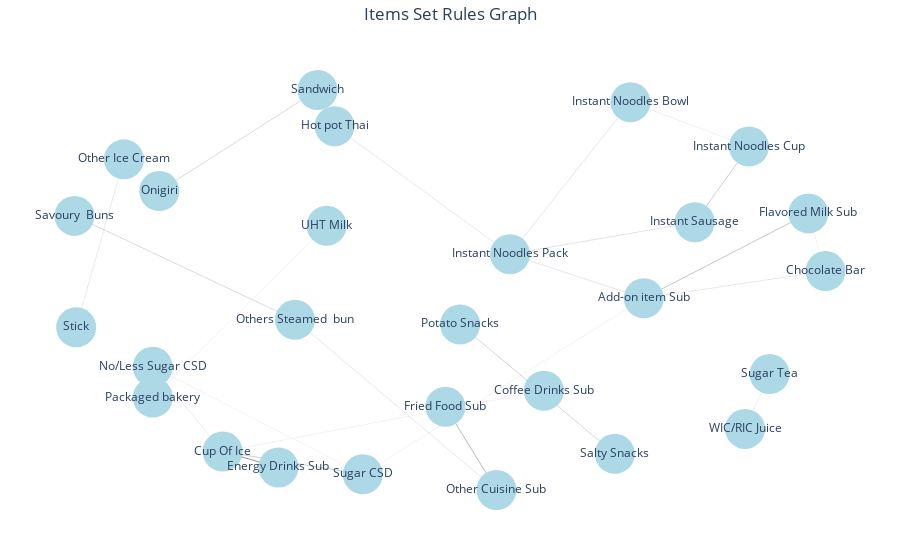

Notebook source saved alongside this figure:
### Code cell
import plotly.graph_objects as go
import networkx as nx

# Create an empty directed graph
G = nx.DiGraph()

# Iterate through each row of the DataFrame and add edges to the graph
for index, row in rules.iterrows():
    antecedent = ', '.join(row['antecedents'])
    consequent = ', '.join(row['consequents'])
    support = row['support']
    confidence = row['confidence']
    lift = row['lift']
    conviction = row['conviction']
    # Check if lift is greater than 2 and confidence is greater than 0.1
    if lift >= 2 and confidence > 0.1:
        # Add edges to the graph with the support or confidence as edge weight
        G.add_edge(antecedent, consequent, weight=support)

        # Add support, lift, and confidence as attributes to the nodes
        G.add_node(antecedent, support=support, lift=lift, confidence=confidence, conviction=conviction)
        G.add_node(consequent, support=support, lift=lift, confidence=confidence, conviction=conviction)

# Get the node positions using spring layout
pos = nx.spring_layout(G)

# Create a list of edge traces
edge_traces = []
for edge in G.edges():
    x0, y0 = pos[edge[0]]
    x1, y1 = pos[edge[1]]
    weight = G.get_edge_data(edge[0], edge[1])['weight']
    edge_trace = go.Scatter(x=[x0, x1, None], y=[y0, y1, None],
                            mode='lines', line=dict(width=weight*10, color='black'),
                            hoverinfo='text',
                            hovertext=f"Support: {weight:.3f}",
                            )
    edge_traces.append(edge_trace)

# Create a list of node traces
node_traces = []
for node in G.nodes():
    x, y = pos[node]
    in_edges = G.in_edges(node)
    out_edges = G.out_edges(node)
    text = f"Item: {node}<br>"
    for in_edge in in_edges:
        antecedent = in_edge[0]
        weight = G.get_edge_data(antecedent, node)['weight']
        text += f"Trigger {antecedent} - {node}, Support: {weight:.3f}, Lift: {G.nodes[node]['lift']:.3f}, Confidence: {G.nodes[node]['confidence']:.3f}, Conviction: {G.nodes[node]['conviction']:.3f}<br>"
    for out_edge in out_edges:
        consequent = out_edge[1]
        weight = G.get_edge_data(node, consequent)['weight']
        text += f"Trigger {node} - {consequent}, Support: {weight:.3f}, Lift: {G.nodes[node]['lift']:.3f}, Confidence: {G.nodes[node]['confidence']:.3f}, Conviction: {G.nodes[node]['conviction']:.3f}<br>"
    node_trace = go.Scatter(x=[x], y=[y], mode='markers+text', text=node,
                            marker=dict(size=40, color='lightblue'),
                            hoverinfo='text',
                            hovertext=text
                            )
    node_traces.append(node_trace)

# Create the figure and add the edge and node traces
fig = go.Figure(data=edge_traces + node_traces)

# Set the layout properties
fig.update_layout(title='Items Set Rules Graph', title_x=0.5, showlegend=False, hovermode='closest',
                  plot_bgcolor='white', margin=dict(b=20, l=5, r=5, t=40), xaxis=dict(showgrid=False, zeroline=False,
                  showticklabels=False), yaxis=dict(showgrid=False, zeroline=False, showticklabels=False))

# Show the plot
fig.show()

### Figure 1 — Plotly figure (JSON) as saved in the notebook; plotly's stock layout.template omitted (floating-point values rounded to 4 significant figures)
{"data": [{"hoverinfo": "text", "hovertext": "Support: 0.005", "line": {"color": "black", "width": 0.05402}, "mode": "lines", "type": "scatter", "x": [0.5181, 0.9746, null], "y": [0.0236, 0.1513, null]}, {"hoverinfo": "text", "hovertext": "Support: 0.012", "line": {"color": "black", "width": 0.1224}, "mode": "lines", "type": "scatter", "x": [0.5181, 0.9315, null], "y": [0.0236, 0.4216, null]}, {"hoverinfo": "text", "hovertext": "Support: 0.006", "line": {"color": "black", "width": 0.05843}, "mode": "lines", "type": "scatter", "x": [0.5181, 0.182, null], "y": [0.0236, 0.2304, null]}, {"hoverinfo": "text", "hovertext": "Support: 0.006", "line": {"color": "black", "width": 0.05623}, "mode": "lines", "type": "scatter", "x": [0.5181, -0.1878, null], "y": [0.0236, -0.8017, null]}, {"hoverinfo": "text", "hovertext": "Support: 0.005", "line": {"color": "black", "width": 0.05402}, "mode": "lines", "type": "scatter", "x": [0.9746, 0.5181, null], "y": [0.1513, 0.0236, null]}, {"hoverinfo": "text", "hovertext": "Support: 0.006", "line": {"color": "black", "width": 0.06174}, "mode": "lines", "type": "scatter", "x": [0.9746, 0.9315, null], "y": [0.1513, 0.4216, null]}, {"hoverinfo": "text", "hovertext": "Support: 0.012", "line": {"color": "black", "width": 0.1224}, "mode": "lines", "type": "scatter", "x": [0.9315, 0.5181, null], "y": [0.4216, 0.0236, null]}, {"hoverinfo": "text", "hovertext": "Support: 0.006", "line": {"color": "black", "width": 0.05843}, "mode": "lines", "type": "scatter", "x": [0.182, 0.5181, null], "y": [0.2304, 0.0236, null]}, {"hoverinfo": "text", "hovertext": "Support: 0.005", "line": {"color": "black", "width": 0.05402}, "mode": "lines", "type": "scatter", "x": [0.182, -0.2587, null], "y": [0.2304, 0.8305, null]}, {"hoverinfo": "text", "hovertext": "Support: 0.006", "line": {"color": "black", "width": 0.05513}, "mode": "lines", "type": "scatter", "x": [0.182, 0.4845, null], "y": [0.2304, 0.943, null]}, {"hoverinfo": "text", "hovertext": "Support: 0.006", "line": {"color": "black", "width": 0.06395}, "mode": "lines", "type": "scatter", "x": [0.182, 0.6461, null], "y": [0.2304, 0.3802, null]}, {"hoverinfo": "text", "hovertext": "Support: 0.011", "line": {"color": "black", "width": 0.108}, "mode": "lines", "type": "scatter", "x": [-0.1878, -0.54, null], "y": [-0.8017, -0.6948, null]}, {"hoverinfo": "text", "hovertext": "Support: 0.006", "line": {"color": "black", "width": 0.06174}, "mode": "lines", "type": "scatter", "x": [0.2671, -0.54, null], "y": [-0.4096, -0.6948, null]}, {"hoverinfo": "text", "hovertext": "Support: 0.023", "line": {"color": "black", "width": 0.2293}, "mode": "lines", "type": "scatter", "x": [-0.54, -0.3998, null], "y": [-0.6948, -0.7694, null]}, {"hoverinfo": "text", "hovertext": "Support: 0.011", "line": {"color": "black", "width": 0.108}, "mode": "lines", "type": "scatter", "x": [-0.54, -0.1878, null], "y": [-0.6948, -0.8017, null]}, {"hoverinfo": "text", "hovertext": "Support: 0.023", "line": {"color": "black", "width": 0.2293}, "mode": "lines", "type": "scatter", "x": [-0.3998, -0.54, null], "y": [-0.7694, -0.6948, null]}, {"hoverinfo": "text", "hovertext": "Support: 0.007", "line": {"color": "black", "width": 0.07056}, "mode": "lines", "type": "scatter", "x": [-0.7156, -0.54, null], "y": [-0.2978, -0.6948, null]}, {"hoverinfo": "text", "hovertext": "Support: 0.005", "line": {"color": "black", "width": 0.05292}, "mode": "lines", "type": "scatter", "x": [-0.7156, -0.1878, null], "y": [-0.2978, -0.8017, null]}, {"hoverinfo": "text", "hovertext": "Support: 0.015", "line": {"color": "black", "width": 0.1499}, "mode": "lines", "type": "scatter", "x": [0.148, 0.01964, null], "y": [-0.8752, -0.4846, null]}, {"hoverinfo": "text", "hovertext": "Support: 0.015", "line": {"color": "black", "width": 0.1499}, "mode": "lines", "type": "scatter", "x": [0.01964, 0.148, null], "y": [-0.4846, -0.8752, null]}, {"hoverinfo": "text", "hovertext": "Support: 0.005", "line": {"color": "black", "width": 0.05402}, "mode": "lines", "type": "scatter", "x": [-0.2587, 0.182, null], "y": [0.8305, 0.2304, null]}, {"hoverinfo": "text", "hovertext": "Support: 0.006", "line": {"color": "black", "width": 0.06284}, "mode": "lines", "type": "scatter", "x": [0.4845, 0.7822, null], "y": [0.943, 0.7347, null]}, {"hoverinfo": "text", "hovertext": "Support: 0.006", "line": {"color": "black", "width": 0.05513}, "mode": "lines", "type": "scatter", "x": [0.4845, 0.182, null], "y": [0.943, 0.2304, null]}, {"hoverinfo": "text", "hovertext": "Support: 0.010", "line": {"color": "black", "width": 0.1047}, "mode": "lines", "type": "scatter", "x": [0.7822, 0.6461, null], "y": [0.7347, 0.3802, null]}, {"hoverinfo": "text", "hovertext": "Support: 0.010", "line": {"color": "black", "width": 0.1047}, "mode": "lines", "type": "scatter", "x": [0.6461, 0.7822, null], "y": [0.3802, 0.7347, null]}, {"hoverinfo": "text", "hovertext": "Support: 0.006", "line": {"color": "black", "width": 0.06395}, "mode": "lines", "type": "scatter", "x": [0.6461, 0.182, null], "y": [0.3802, 0.2304, null]}, {"hoverinfo": "text", "hovertext": "Support: 0.008", "line": {"color": "black", "width": 0.08049}, "mode": "lines", "type": "scatter", "x": [-0.6991, -0.3014, null], "y": [0.5264, 1, null]}, {"hoverinfo": "text", "hovertext": "Support: 0.008", "line": {"color": "black", "width": 0.08049}, "mode": "lines", "type": "scatter", "x": [-0.3014, -0.6991, null], "y": [1, 0.5264, null]}, {"hoverinfo": "text", "hovertext": "Support: 0.010", "line": {"color": "black", "width": 0.09592}, "mode": "lines", "type": "scatter", "x": [-0.3581, 0.148, null], "y": [-0.07737, -0.8752, null]}, {"hoverinfo": "text", "hovertext": "Support: 0.008", "line": {"color": "black", "width": 0.08049}, "mode": "lines", "type": "scatter", "x": [-0.3581, -0.9121, null], "y": [-0.07737, 0.4099, null]}, {"hoverinfo": "text", "hovertext": "Support: 0.005", "line": {"color": "black", "width": 0.05072}, "mode": "lines", "type": "scatter", "x": [-0.788, -0.9079, null], "y": [0.6748, -0.1124, null]}, {"hoverinfo": "text", "hovertext": "Support: 0.005", "line": {"color": "black", "width": 0.05072}, "mode": "lines", "type": "scatter", "x": [-0.9079, -0.788, null], "y": [-0.1124, 0.6748, null]}, {"hoverinfo": "text", "hovertext": "Support: 0.008", "line": {"color": "black", "width": 0.08049}, "mode": "lines", "type": "scatter", "x": [-0.9121, -0.3581, null], "y": [0.4099, -0.07737, null]}, {"hoverinfo": "text", "hovertext": "Support: 0.006", "line": {"color": "black", "width": 0.05843}, "mode": "lines", "type": "scatter", "x": [-0.2786, -0.7153, null], "y": [0.3637, -0.4419, null]}, {"hoverinfo": "text", "hovertext": "Support: 0.009", "line": {"color": "black", "width": 0.086}, "mode": "lines", "type": "scatter", "x": [0.05662, 0.4453, null], "y": [-0.09927, -0.7054, null]}, {"hoverinfo": "text", "hovertext": "Support: 0.009", "line": {"color": "black", "width": 0.086}, "mode": "lines", "type": "scatter", "x": [0.4453, 0.05662, null], "y": [-0.7054, -0.09927, null]}, {"hoverinfo": "text", "hovertext": "Support: 0.007", "line": {"color": "black", "width": 0.06505}, "mode": "lines", "type": "scatter", "x": [0.7725, 0.8341, null], "y": [-0.5889, -0.3317, null]}, {"hoverinfo": "text", "hovertext": "Item: Add-on item Sub<br>Trigger Chocolate Bar - Add-on item Sub, Support: 0.005, Lift: 2.398, Confidence: 0.140, Conviction: 1.156<br>Trigger Flavored Milk Sub - Add-on item Sub, Support: 0.012, Lift: 2.398, Confidence: 0.140, Conviction: 1.156<br>Trigger Instant Noodles Pack - Add-on item Sub, Support: 0.006, Lift: 2.398, Confidence: 0.140, Conviction: 1.156<br>Trigger Add-on item Sub - Chocolate Bar, Support: 0.005, Lift: 2.398, Confidence: 0.140, Conviction: 1.156<br>Trigger Add-on item Sub - Flavored Milk Sub, Support: 0.012, Lift: 2.398, Confidence: 0.140, Conviction: 1.156<br>Trigger Add-on item Sub - Instant Noodles Pack, Support: 0.006, Lift: 2.398, Confidence: 0.140, Conviction: 1.156<br>Trigger Add-on item Sub - Sugar CSD, Support: 0.006, Lift: 2.398, Confidence: 0.140, Conviction: 1.156<br>", "marker": {"color": "lightblue", "size": 40}, "mode": "markers+text", "text": "Add-on item Sub", "type": "scatter", "x": [0.5181], "y": [0.0236]}, {"hoverinfo": "text", "hovertext": "Item: Chocolate Bar<br>Trigger Add-on item Sub - Chocolate Bar, Support: 0.005, Lift: 2.148, Confidence: 0.144, Conviction: 1.161<br>Trigger Chocolate Bar - Add-on item Sub, Support: 0.005, Lift: 2.148, Confidence: 0.144, Conviction: 1.161<br>Trigger Chocolate Bar - Flavored Milk Sub, Support: 0.006, Lift: 2.148, Confidence: 0.144, Conviction: 1.161<br>", "marker": {"color": "lightblue", "size": 40}, "mode": "markers+text", "text": "Chocolate Bar", "type": "scatter", "x": [0.9746], "y": [0.1513]}, {"hoverinfo": "text", "hovertext": "Item: Flavored Milk Sub<br>Trigger Add-on item Sub - Flavored Milk Sub, Support: 0.012, Lift: 2.148, Confidence: 0.144, Conviction: 1.161<br>Trigger Chocolate Bar - Flavored Milk Sub, Support: 0.006, Lift: 2.148, Confidence: 0.144, Conviction: 1.161<br>Trigger Flavored Milk Sub - Add-on item Sub, Support: 0.012, Lift: 2.148, Confidence: 0.144, Conviction: 1.161<br>", "marker": {"color": "lightblue", "size": 40}, "mode": "markers+text", "text": "Flavored Milk Sub", "type": "scatter", "x": [0.9315], "y": [0.4216]}, {"hoverinfo": "text", "hovertext": "Item: Instant Noodles Pack<br>Trigger Add-on item Sub - Instant Noodles Pack, Support: 0.006, Lift: 6.111, Confidence: 0.142, Conviction: 1.158<br>Trigger Hot pot Thai - Instant Noodles Pack, Support: 0.005, Lift: 6.111, Confidence: 0.142, Conviction: 1.158<br>Trigger Instant Noodles Bowl - Instant Noodles Pack, Support: 0.006, Lift: 6.111, Confidence: 0.142, Conviction: 1.158<br>Trigger Instant Sausage - Instant Noodles Pack, Support: 0.006, Lift: 6.111, Confidence: 0.142, Conviction: 1.158<br>Trigger Instant Noodles Pack - Add-on item Sub, Support: 0.006, Lift: 6.111, Confidence: 0.142, Conviction: 1.158<br>Trigger Instant Noodles Pack - Hot pot Thai, Support: 0.005, Lift: 6.111, Confidence: 0.142, Conviction: 1.158<br>Trigger Instant Noodles Pack - Instant Noodles Bowl, Support: 0.006, Lift: 6.111, Confidence: 0.142, Conviction: 1.158<br>Trigger Instant Noodles Pack - Instant Sausage, Support: 0.006, Lift: 6.111, Confidence: 0.142, Conviction: 1.158<br>", "marker": {"color": "lightblue", "size": 40}, "mode": "markers+text", "text": "Instant Noodles Pack", "type": "scatter", "x": [0.182], "y": [0.2304]}, {"hoverinfo": "text", "hovertext": "Item: Sugar CSD<br>Trigger Add-on item Sub - Sugar CSD, Support: 0.006, Lift: 2.340, Confidence: 0.137, Conviction: 1.152<br>Trigger Cup Of Ice - Sugar CSD, Support: 0.011, Lift: 2.340, Confidence: 0.137, Conviction: 1.152<br>Trigger No/Less Sugar CSD - Sugar CSD, Support: 0.005, Lift: 2.340, Confidence: 0.137, Conviction: 1.152<br>Trigger Sugar CSD - Cup Of Ice, Support: 0.011, Lift: 2.340, Confidence: 0.137, Conviction: 1.152<br>", "marker": {"color": "lightblue", "size": 40}, "mode": "markers+text", "text": "Sugar CSD", "type": "scatter", "x": [-0.1878], "y": [-0.8017]}, {"hoverinfo": "text", "hovertext": "Item: Coffee Drinks Sub<br>Trigger Coffee Drinks Sub - Cup Of Ice, Support: 0.006, Lift: 2.353, Confidence: 0.186, Conviction: 1.221<br>", "marker": {"color": "lightblue", "size": 40}, "mode": "markers+text", "text": "Coffee Drinks Sub", "type": "scatter", "x": [0.2671], "y": [-0.4096]}, {"hoverinfo": "text", "hovertext": "Item: Cup Of Ice<br>Trigger Coffee Drinks Sub - Cup Of Ice, Support: 0.006, Lift: 2.339, Confidence: 0.185, Conviction: 1.214<br>Trigger Energy Drinks Sub - Cup Of Ice, Support: 0.023, Lift: 2.339, Confidence: 0.185, Conviction: 1.214<br>Trigger No/Less Sugar CSD - Cup Of Ice, Support: 0.007, Lift: 2.339, Confidence: 0.185, Conviction: 1.214<br>Trigger Sugar CSD - Cup Of Ice, Support: 0.011, Lift: 2.339, Confidence: 0.185, Conviction: 1.214<br>Trigger Cup Of Ice - Energy Drinks Sub, Support: 0.023, Lift: 2.339, Confidence: 0.185, Conviction: 1.214<br>Trigger Cup Of Ice - Sugar CSD, Support: 0.011, Lift: 2.339, Confidence: 0.185, Conviction: 1.214<br>", "marker": {"color": "lightblue", "size": 40}, "mode": "markers+text", "text": "Cup Of Ice", "type": "scatter", "x": [-0.54], "y": [-0.6948]}, {"hoverinfo": "text", "hovertext": "Item: Energy Drinks Sub<br>Trigger Cup Of Ice - Energy Drinks Sub, Support: 0.023, Lift: 3.435, Confidence: 0.272, Conviction: 1.341<br>Trigger Energy Drinks Sub - Cup Of Ice, Support: 0.023, Lift: 3.435, Confidence: 0.272, Conviction: 1.341<br>", "marker": {"color": "lightblue", "size": 40}, "mode": "markers+text", "text": "Energy Drinks Sub", "type": "scatter", "x": [-0.3998], "y": [-0.7694]}, {"hoverinfo": "text", "hovertext": "Item: No/Less Sugar CSD<br>Trigger No/Less Sugar CSD - Cup Of Ice, Support: 0.007, Lift: 2.340, Confidence: 0.137, Conviction: 1.152<br>Trigger No/Less Sugar CSD - Sugar CSD, Support: 0.005, Lift: 2.340, Confidence: 0.137, Conviction: 1.152<br>", "marker": {"color": "lightblue", "size": 40}, "mode": "markers+text", "text": "No/Less Sugar CSD", "type": "scatter", "x": [-0.7156], "y": [-0.2978]}, {"hoverinfo": "text", "hovertext": "Item: Other Cuisine Sub<br>Trigger Fried Food Sub - Other Cuisine Sub, Support: 0.015, Lift: 2.188, Confidence: 0.227, Conviction: 1.281<br>Trigger Others Steamed  bun - Other Cuisine Sub, Support: 0.010, Lift: 2.188, Confidence: 0.227, Conviction: 1.281<br>Trigger Other Cuisine Sub - Fried Food Sub, Support: 0.015, Lift: 2.188, Confidence: 0.227, Conviction: 1.281<br>", "marker": {"color": "lightblue", "size": 40}, "mode": "markers+text", "text": "Other Cuisine Sub", "type": "scatter", "x": [0.148], "y": [-0.8752]}, {"hoverinfo": "text", "hovertext": "Item: Fried Food Sub<br>Trigger Other Cuisine Sub - Fried Food Sub, Support: 0.015, Lift: 2.725, Confidence: 0.282, Conviction: 1.372<br>Trigger Fried Food Sub - Other Cuisine Sub, Support: 0.015, Lift: 2.725, Confidence: 0.282, Conviction: 1.372<br>", "marker": {"color": "lightblue", "size": 40}, "mode": "markers+text", "text": "Fried Food Sub", "type": "scatter", "x": [0.01964], "y": [-0.4846]}, {"hoverinfo": "text", "hovertext": "Item: Hot pot Thai<br>Trigger Instant Noodles Pack - Hot pot Thai, Support: 0.005, Lift: 3.619, Confidence: 0.120, Conviction: 1.130<br>Trigger Hot pot Thai - Instant Noodles Pack, Support: 0.005, Lift: 3.619, Confidence: 0.120, Conviction: 1.130<br>", "marker": {"color": "lightblue", "size": 40}, "mode": "markers+text", "text": "Hot pot Thai", "type": "scatter", "x": [-0.2587], "y": [0.8305]}, {"hoverinfo": "text", "hovertext": "Item: Instant Noodles Bowl<br>Trigger Instant Noodles Pack - Instant Noodles Bowl, Support: 0.006, Lift: 2.956, Confidence: 0.123, Conviction: 1.133<br>Trigger Instant Noodles Bowl - Instant Noodles Cup, Support: 0.006, Lift: 2.956, Confidence: 0.123, Conviction: 1.133<br>Trigger Instant Noodles Bowl - Instant Noodles Pack, Support: 0.006, Lift: 2.956, Confidence: 0.123, Conviction: 1.133<br>", "marker": {"color": "lightblue", "size": 40}, "mode": "markers+text", "text": "Instant Noodles Bowl", "type": "scatter", "x": [0.4845], "y": [0.943]}, {"hoverinfo": "text", "hovertext": "Item: Instant Noodles Cup<br>Trigger Instant Noodles Bowl - Instant Noodles Cup, Support: 0.006, Lift: 7.005, Confidence: 0.450, Conviction: 1.800<br>Trigger Instant Sausage - Instant Noodles Cup, Support: 0.010, Lift: 7.005, Confidence: 0.450, Conviction: 1.800<br>Trigger Instant Noodles Cup - Instant Sausage, Support: 0.010, Lift: 7.005, Confidence: 0.450, Conviction: 1.800<br>", "marker": {"color": "lightblue", "size": 40}, "mode": "markers+text", "text": "Instant Noodles Cup", "type": "scatter", "x": [0.7822], "y": [0.7347]}, {"hoverinfo": "text", "hovertext": "Item: Instant Sausage<br>Trigger Instant Noodles Cup - Instant Sausage, Support: 0.010, Lift: 6.111, Confidence: 0.142, Conviction: 1.158<br>Trigger Instant Noodles Pack - Instant Sausage, Support: 0.006, Lift: 6.111, Confidence: 0.142, Conviction: 1.158<br>Trigger Instant Sausage - Instant Noodles Cup, Support: 0.010, Lift: 6.111, Confidence: 0.142, Conviction: 1.158<br>Trigger Instant Sausage - Instant Noodles Pack, Support: 0.006, Lift: 6.111, Confidence: 0.142, Conviction: 1.158<br>", "marker": {"color": "lightblue", "size": 40}, "mode": "markers+text", "text": "Instant Sausage", "type": "scatter", "x": [0.6461], "y": [0.3802]}, {"hoverinfo": "text", "hovertext": "Item: Onigiri<br>Trigger Sandwich - Onigiri, Support: 0.008, Lift: 2.190, Confidence: 0.171, Conviction: 1.197<br>Trigger Onigiri - Sandwich, Support: 0.008, Lift: 2.190, Confidence: 0.171, Conviction: 1.197<br>", "marker": {"color": "lightblue", "size": 40}, "mode": "markers+text", "text": "Onigiri", "type": "scatter", "x": [-0.6991], "y": [0.5264]}, {"hoverinfo": "text", "hovertext": "Item: Sandwich<br>Trigger Onigiri - Sandwich, Support: 0.008, Lift: 2.190, Confidence: 0.171, Conviction: 1.197<br>Trigger Sandwich - Onigiri, Support: 0.008, Lift: 2.190, Confidence: 0.171, Conviction: 1.197<br>", "marker": {"color": "lightblue", "size": 40}, "mode": "markers+text", "text": "Sandwich", "type": "scatter", "x": [-0.3014], "y": [1]}, {"hoverinfo": "text", "hovertext": "Item: Others Steamed  bun<br>Trigger Savoury  Buns - Others Steamed  bun, Support: 0.008, Lift: 2.412, Confidence: 0.102, Conviction: 1.105<br>Trigger Others Steamed  bun - Other Cuisine Sub, Support: 0.010, Lift: 2.412, Confidence: 0.102, Conviction: 1.105<br>Trigger Others Steamed  bun - Savoury  Buns, Support: 0.008, Lift: 2.412, Confidence: 0.102, Conviction: 1.105<br>", "marker": {"color": "lightblue", "size": 40}, "mode": "markers+text", "text": "Others Steamed  bun", "type": "scatter", "x": [-0.3581], "y": [-0.07737]}, {"hoverinfo": "text", "hovertext": "Item: Other Ice Cream<br>Trigger Stick - Other Ice Cream, Support: 0.005, Lift: 10.722, Confidence: 0.180, Conviction: 1.213<br>Trigger Other Ice Cream - Stick, Support: 0.005, Lift: 10.722, Confidence: 0.180, Conviction: 1.213<br>", "marker": {"color": "lightblue", "size": 40}, "mode": "markers+text", "text": "Other Ice Cream", "type": "scatter", "x": [-0.788], "y": [0.6748]}, {"hoverinfo": "text", "hovertext": "Item: Stick<br>Trigger Other Ice Cream - Stick, Support: 0.005, Lift: 10.722, Confidence: 0.180, Conviction: 1.213<br>Trigger Stick - Other Ice Cream, Support: 0.005, Lift: 10.722, Confidence: 0.180, Conviction: 1.213<br>", "marker": {"color": "lightblue", "size": 40}, "mode": "markers+text", "text": "Stick", "type": "scatter", "x": [-0.9079], "y": [-0.1124]}, {"hoverinfo": "text", "hovertext": "Item: Savoury  Buns<br>Trigger Others Steamed  bun - Savoury  Buns, Support: 0.008, Lift: 2.412, Confidence: 0.102, Conviction: 1.105<br>Trigger Savoury  Buns - Others Steamed  bun, Support: 0.008, Lift: 2.412, Confidence: 0.102, Conviction: 1.105<br>", "marker": {"color": "lightblue", "size": 40}, "mode": "markers+text", "text": "Savoury  Buns", "type": "scatter", "x": [-0.9121], "y": [0.4099]}, {"hoverinfo": "text", "hovertext": "Item: UHT Milk<br>Trigger UHT Milk - Packaged bakery, Support: 0.006, Lift: 2.086, Confidence: 0.136, Conviction: 1.151<br>", "marker": {"color": "lightblue", "size": 40}, "mode": "markers+text", "text": "UHT Milk", "type": "scatter", "x": [-0.2786], "y": [0.3637]}, {"hoverinfo": "text", "hovertext": "Item: Packaged bakery<br>Trigger UHT Milk - Packaged bakery, Support: 0.006, Lift: 2.086, Confidence: 0.136, Conviction: 1.151<br>", "marker": {"color": "lightblue", "size": 40}, "mode": "markers+text", "text": "Packaged bakery", "type": "scatter", "x": [-0.7153], "y": [-0.4419]}, {"hoverinfo": "text", "hovertext": "Item: Potato Snacks<br>Trigger Salty Snacks - Potato Snacks, Support: 0.009, Lift: 3.828, Confidence: 0.191, Conviction: 1.226<br>Trigger Potato Snacks - Salty Snacks, Support: 0.009, Lift: 3.828, Confidence: 0.191, Conviction: 1.226<br>", "marker": {"color": "lightblue", "size": 40}, "mode": "markers+text", "text": "Potato Snacks", "type": "scatter", "x": [0.05662], "y": [-0.09927]}, {"hoverinfo": "text", "hovertext": "Item: Salty Snacks<br>Trigger Potato Snacks - Salty Snacks, Support: 0.009, Lift: 3.828, Confidence: 0.191, Conviction: 1.226<br>Trigger Salty Snacks - Potato Snacks, Support: 0.009, Lift: 3.828, Confidence: 0.191, Conviction: 1.226<br>", "marker": {"color": "lightblue", "size": 40}, "mode": "markers+text", "text": "Salty Snacks", "type": "scatter", "x": [0.4453], "y": [-0.7054]}, {"hoverinfo": "text", "hovertext": "Item: WIC/RIC Juice<br>Trigger WIC/RIC Juice - Sugar Tea, Support: 0.007, Lift: 2.132, Confidence: 0.236, Conviction: 1.300<br>", "marker": {"color": "lightblue", "size": 40}, "mode": "markers+text", "text": "WIC/RIC Juice", "type": "scatter", "x": [0.7725], "y": [-0.5889]}, {"hoverinfo": "text", "hovertext": "Item: Sugar Tea<br>Trigger WIC/RIC Juice - Sugar Tea, Support: 0.007, Lift: 2.132, Confidence: 0.236, Conviction: 1.300<br>", "marker": {"color": "lightblue", "size": 40}, "mode": "markers+text", "text": "Sugar Tea", "type": "scatter", "x": [0.8341], "y": [-0.3317]}], "layout": {"hovermode": "closest", "margin": {"b": 20, "l": 5, "r": 5, "t": 40}, "plot_bgcolor": "white", "showlegend": false, "title": {"text": "Items Set Rules Graph", "x": 0.5}, "xaxis": {"showgrid": false, "showticklabels": false, "zeroline": false}, "yaxis": {"showgrid": false, "showticklabels": false, "zeroline": false}}}
